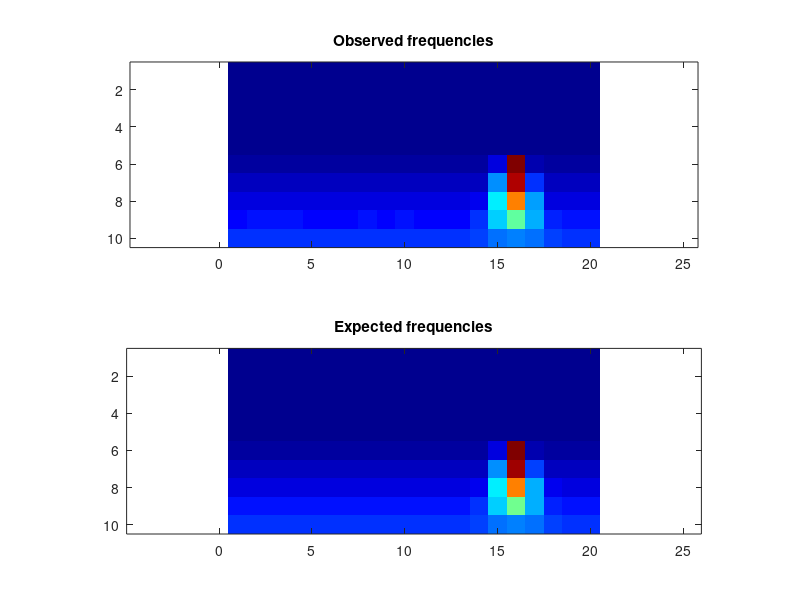

The MATLAB script that drew this image:
obsFrequencies = [ 0, 0, 0, 0, 0, 0, 0, 0, 0, 0, 0, 0, 0, 0, 0, 0, 0, 0, 0, 0; 0, 0, 0, 0, 0, 0, 0, 0, 0, 0, 0, 0, 0, 0, 0, 0, 0, 0, 0, 0; 0, 0, 0, 0, 0, 0, 0, 0, 0, 0, 0, 0, 0, 0, 0, 0, 0, 0, 0, 0; 0, 0, 0, 0, 0, 0, 0, 0, 0, 0, 0, 0, 0, 0, 0, 0, 0, 0, 0, 0; 0, 0, 0, 0, 0, 0, 0, 0, 0, 0, 0, 0, 0, 0, 0, 0, 0, 0, 0, 0; 1153, 1177, 1159, 1161, 1291, 1159, 1225, 1160, 1209, 1237, 1193, 1202, 1172, 1191, 6110, 67432, 3078, 1169, 1210, 1144; 3605, 3646, 3603, 3648, 3585, 3533, 3619, 3613, 3612, 3693, 3587, 3455, 3581, 3638, 17012, 64225, 11476, 3624, 3671, 3608; 6206, 6039, 6037, 6035, 6084, 6012, 6026, 6237, 6050, 5858, 5974, 5998, 5981, 6714, 23264, 50003, 18941, 6267, 6104, 5882; 8308, 8441, 8468, 8555, 8198, 8385, 8298, 8483, 8257, 8551, 8395, 8405, 8424, 10735, 21527, 31390, 19644, 10122, 8592, 8505; 10928, 10763, 10738, 10901, 10848, 10721, 10883, 10782, 10587, 10931, 10770, 10704, 11143, 12464, 15011, 16392, 14981, 12211, 11428, 10876 ];
expFrequencies = [ 0, 0, 0, 0, 0, 0, 0, 0, 0, 0, 0, 0, 0, 0, 0, 0, 0, 0, 0, 0; 0, 0, 0, 0, 0, 0, 0, 0, 0, 0, 0, 0, 0, 0, 0, 0, 0, 0, 0, 0; 0, 0, 0, 0, 0, 0, 0, 0, 0, 0, 0, 0, 0, 0, 0, 0, 0, 0, 0, 0; 0, 0, 0, 0, 0, 0, 0, 0, 0, 0, 0, 0, 0, 0, 0, 0, 0, 0, 0, 0; 0, 0, 0, 0, 0, 0, 0, 0, 0, 0, 0, 0, 0, 0, 0, 0, 0, 0, 0, 0; 1200, 1200, 1200, 1200, 1200, 1200, 1200, 1200, 1200, 1200, 1200, 1200, 1200, 1200.37, 6077.55, 66982, 3087.4, 1200.06, 1200, 1200; 3600, 3600, 3600, 3600, 3600, 3600, 3600, 3600, 3600, 3600, 3600, 3600, 3600.03, 3674.52, 16800.8, 64151.5, 11567.2, 3628.99, 3600.01, 3600; 6000, 6000, 6000, 6000, 6000, 6000, 6000, 6000, 6000, 6000, 6000, 6000.02, 6007.75, 6840.03, 23291.2, 49896.5, 18847.5, 6479.69, 6003.68, 6000.01; 8400.1, 8400, 8400, 8400, 8400, 8400, 8400, 8400, 8400, 8400.01, 8400.17, 8405.75, 8551.71, 10679.5, 21731.2, 31611.3, 19590.4, 10046.2, 8499.15, 8403.57; 10826.4, 10811.5, 10806.1, 10804.1, 10803.3, 10803.1, 10803.4, 10804.3, 10806.7, 10812.7, 10830.2, 10904.5, 11246.6, 12509.5, 15073.6, 16523.9, 14699.2, 12247.9, 11165, 10886.5 ];
colormap(jet);
clf; subplot(2,1,1);
imagesc(obsFrequencies);
title('Observed frequencies');
axis equal;
subplot(2,1,2);
imagesc(expFrequencies);
axis equal;
title('Expected frequencies');
